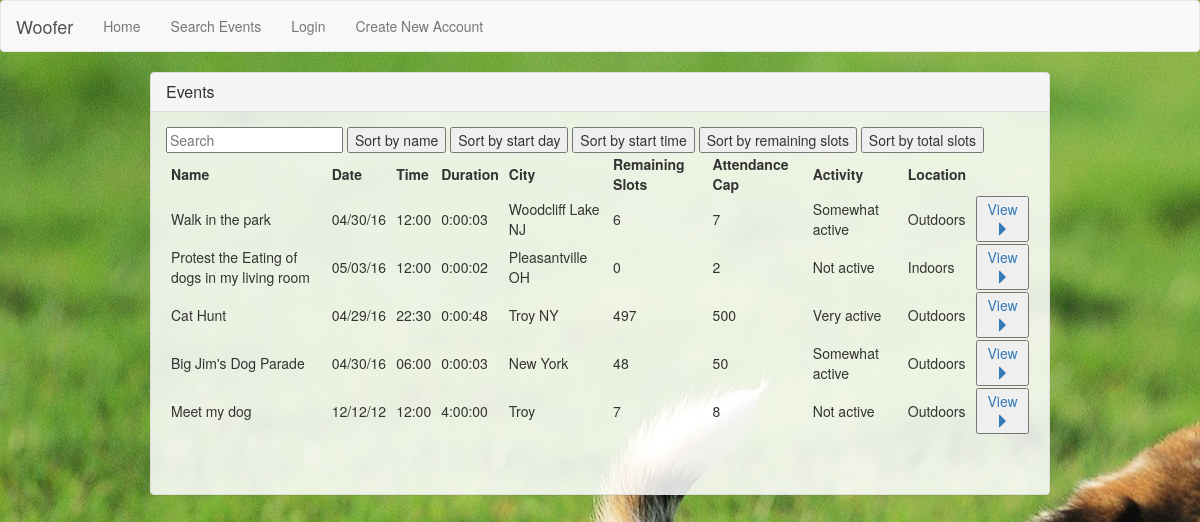
Screenshot of /event_list/ with the database file from the repository.
### woofer/models.py (models this page shows, shortened)
class Event(models.Model):
    id = models.AutoField(primary_key=True)
    name = models.CharField(max_length=50)
    user = models.ForeignKey(User, on_delete=models.CASCADE)
    address = models.CharField(max_length=100)
    city = models.CharField(max_length=30)
    zipcode = models.IntegerField()
    start_day = models.DateField(auto_now=False, auto_now_add=False)
    start_time = models.TimeField(auto_now=False, auto_now_add=False)
    duration = models.DurationField()
    description = models.TextField()
    attendance_cap = models.IntegerField(default=0,
                                         validators=[validate_greater_than_or_equal_zero])
    INDOOR = 'I'
    OUTDOOR = 'O'
    LOCATION_CHOICES = (
        (INDOOR, 'Indoors'),
        (OUTDOOR, 'Outdoors')
        )
    location = models.CharField(max_length=1, choices=LOCATION_CHOICES)
    LOW = 'LO'
    MEDIUM = 'MD'
    HIGH = 'HI'
    ACTIVITY_CHOICES = (
        (LOW, 'Not active'),
        (MEDIUM, 'Somewhat active'),
        (HIGH, 'Very active')
        )
    activity = models.CharField(max_length=2, choices=ACTIVITY_CHOICES)
    def get_formatted_date(self):
        if self.start_day:
            return self.start_day.strftime("%m/%d/%y")
    def get_formatted_time(self):
        if self.start_time:
            return self.start_time.strftime("%H:%M")

### woofer/views/event_views.py (the view)
# urls.py: url(r'^event_list/$', event_views.view_event_list, name='event-list'),
def view_event_list(request):
    events = Event.objects.annotate(Count('eventattendance')).all()
    return render(request, 'woofer/events/event_list.html', {'events' : events})

### woofer/templatetags/subtract_filter.py (called while the page is built)
@register.filter
def subtract(value, arg):
    return value - arg

### woofer/templates/woofer/events/event_list.html (shortened to what this page needs)
{% extends 'woofer/pageframe.html' %}
{% load subtract_filter %}
{% block content %}
<div class="panel panel-default">
  <div class="panel-heading">
    <h3 class="panel-title">Events</h3>
  </div>
  <div class="panel-body">
    <div id="events">
        <input class="search" placeholder="Search" />
        <button class="sort" data-sort="name">Sort by name</button>
        <button class="sort" data-sort="start_day">Sort by start day</button>
        <button class="sort" data-sort="start_time">Sort by start time</button>
        <button class="sort" data-sort="remaining_slots">Sort by remaining slots</button>
        <button class="sort" data-sort="attendance_cap">Sort by total slots</button>
      <table>
        <thead>
          <tr>
            <th>Name</th>
            <th>Date</th>
            <th>Time</th>
            <th>Duration</th>
            <th>City</th>
            <th>Remaining Slots</th>
            <th>Attendance Cap</th>
            <th>Activity</th>
            <th>Location</th>
          </tr>
        </thead>
        <tbody class="list">
          {% for event in events %}
            <tr>
              <td class="name">{{ event.name }}</td>
              <td class="start_day">{{ event.get_formatted_date }}</td>
              <td class="start_time">{{ event.get_formatted_time }}</td>
              <td class="duration">{{ event.duration }}</td>
              <td class="city">{{ event.city }}</td>
              <td class="remaining_slots">{{  event.attendance_cap|subtract:event.eventattendance__count }}</td>
              <td class="attendance_cap">{{ event.attendance_cap }}</td>
              <td class="activity">{{ event.get_activity_display }}</td>
              <td class="location">{{ event.get_location_display }}</td>
              <td><a href="{% url 'view-event' event.id %}" ><button class="">View<span class="glyphicon glyphicon-triangle-right" aria-hidden="true"></span></button></a></td>
            </tr>
          {% endfor %}
        </tbody>
      </table>
    </div>
  </div>
</div>
{% endblock %}

### static/css/main.css (style rules this page uses)
body { background-image: url("../images/background.jpg"); background-color: #E1E1E1; background-attachment: fixed; }
.panel.panel-default { background-color:rgba(255, 255, 255, 0.85); }
th { padding: 1px 5px 1px 5px; }
td { padding: 1px 5px 1px 5px; }

### rows the page displays
Event: name "Walk in the park", get_formatted_date "04/30/16", get_formatted_time "12:00", duration "0:00:03", city "Woodcliff Lake NJ", attendance_cap|subtract "6", attendance_cap "7", activity "Somewhat active", location "Outdoors"
Event: name "Protest the Eating of dogs in my living room", get_formatted_date "05/03/16", get_formatted_time "12:00", duration "0:00:02", city "Pleasantville OH", attendance_cap|subtract "0", attendance_cap "2", activity "Not active", location "Indoors"
Event: name "Cat Hunt", get_formatted_date "04/29/16", get_formatted_time "22:30", duration "0:00:48", city "Troy NY", attendance_cap|subtract "497", attendance_cap "500", activity "Very active", location "Outdoors"
Event: name "Big Jim's Dog Parade", get_formatted_date "04/30/16", get_formatted_time "06:00", duration "0:00:03", city "New York", attendance_cap|subtract "48", attendance_cap "50", activity "Somewhat active", location "Outdoors"
Event: name "Meet my dog", get_formatted_date "12/12/12", get_formatted_time "12:00", duration "4:00:00", city "Troy", attendance_cap|subtract "7", attendance_cap "8", activity "Not active", location "Outdoors"
